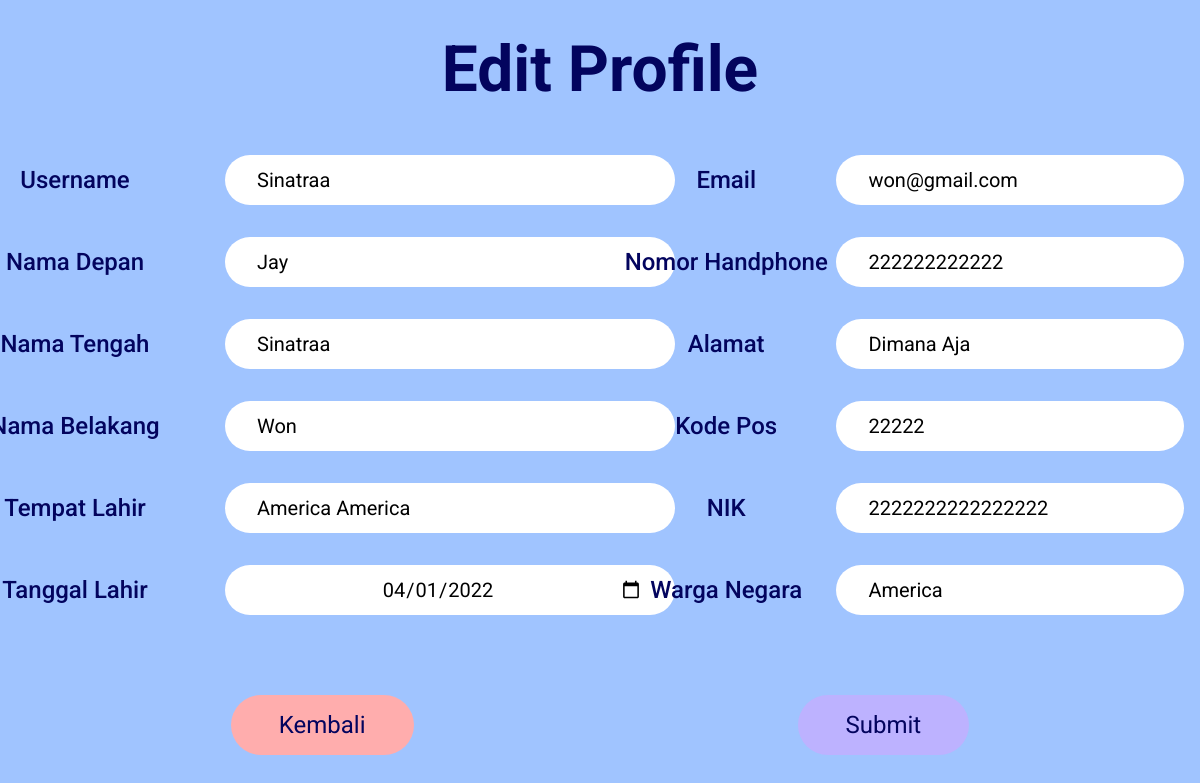
The page /profileedit.php (signed in) on the database as committed earlier.
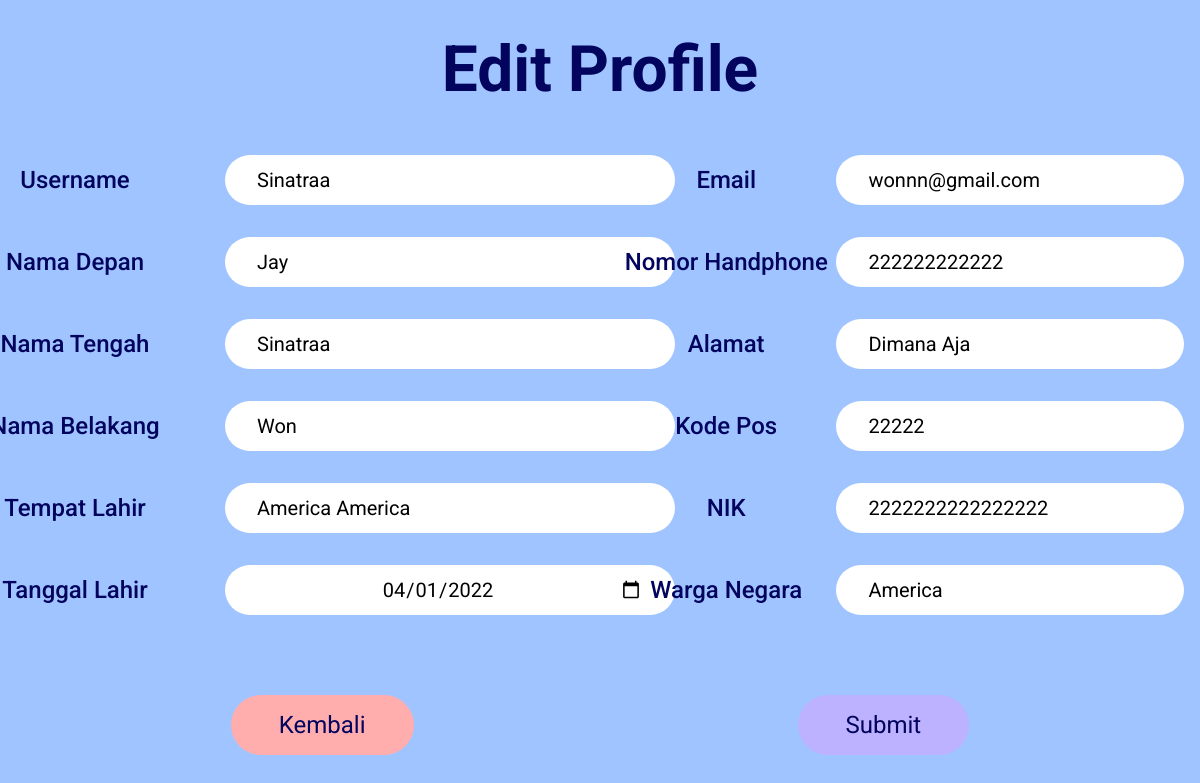
The same page on the database as committed later.
### tables this page shows
CREATE TABLE `user` (
  `nd` varchar(100) NOT NULL,
  `nt` varchar(100) NOT NULL,
  `nb` varchar(100) NOT NULL,
  `tl` varchar(100) NOT NULL,
  `tgl` date NOT NULL,
  `nik` char(16) NOT NULL,
  `wn` varchar(100) NOT NULL,
  `em` varchar(100) NOT NULL,
  `nh` char(12) NOT NULL,
  `al` varchar(300) NOT NULL,
  `kp` char(5) NOT NULL,
  `us` varchar(100) NOT NULL,
  `pw` varchar(100) NOT NULL,
  `fp` varchar(500) NOT NULL
);

### profileedit.php (the view, shortened to what this page needs)
<?php
include "config.php";
$sql = "SELECT * FROM keuangan.user WHERE us = '$_SESSION[username]'";
$result = mysqli_query($con, $sql);
$row = mysqli_fetch_assoc($result);
?>
<!DOCTYPE html>
<html lang="en">
<head>
    <link rel="stylesheet" href="./css/style.css">
</head>
<body>
    <div class="edit-profile-content">
        <div class="regis-title">
            <h1>Edit Profile</h1>
        </div>
        <div class="regis-form-wrapper">
            <form action="./profileeditprocess.php" method="post" enctype="multipart/form-data">
                <div class="input-wrapper">
                    <div class="input-left">
                        <div class="input-container">
                            <div class="input-label">Username </div>
                            <input class="input-input" type="text" name="username" value="<?php echo $row['us'] ?>" readonly>
                        </div>
                        <div class="input-container">
                            <div class="input-label">Nama Depan </div>
                            <input class="input-input" type="text" name="namadepan" value="<?php echo $row['nd'] ?>">
                        </div>
                        <div class="input-container">
                            <div class="input-label">Nama Tengah </div>
                            <input class="input-input" type="text" name="namatengah" value="<?php echo $row['nt'] ?>">
                        </div>
                        <div class="input-container">
                            <div class="input-label">Nama Belakang </div>
                            <input class="input-input" type="text" name="namabelakang" value="<?php echo $row['nb'] ?>">
                        </div>
                        <div class="input-container">
                            <div class="input-label">Tempat Lahir </div>
                            <input class="input-input" type="text" name="tempatlahir" value="<?php echo $row['tl'] ?>">
                        </div>
                        <div class="input-container">
                            <div class="input-label">Tanggal Lahir </div>
                            <input class="input-input" type="date" name="tanggallahir" value="<?php echo $row['tgl'] ?>">
                        </div>
                    </div>
                    <div class="input-right">
                        <div class="input-container">
                            <div class="input-label">Email </div>
                            <input class="input-input" type="email" name="email" value="<?php echo $row['em'] ?>">
                        </div>
                        <div class="input-container">
                            <div class="input-label">Nomor Handphone </div>
                            <input class="input-input" type="text" name="nohp" value="<?php echo $row['nh'] ?>">
                        </div>
                        <div class="input-container">
                            <div class="input-label">Alamat </div>
                            <input class="input-input" type="text" name="alamat" value="<?php echo $row['al'] ?>">
                        </div>
                        <div class="input-container">
                            <div class="input-label">Kode Pos </div>
                            <input class="input-input" type="text" name="kodepos" value="<?php echo $row['kp'] ?>">
                        </div>
                        <div class="input-container">
                            <div class="input-label">NIK </div>
                            <input class="input-input" type="text" name="nik" value="<?php echo $row['nik'] ?>">
                        </div>
                        <div class="input-container">
                            <div class="input-label">Warga Negara </div>
                            <input class="input-input" type="text" name="warganegara" value="<?php echo $row['wn'] ?>">
                        </div>
                    </div>
                </div>
                <div class="form-buttons-wrapper">
                    <a class="kembali-button" href="./profile.php">Kembali</a>
                    <input class="submit-button" type="submit" name="edit">
                </div>
            </form>
        </div>
        <div class="regis-error-msg">
        </div>
    </div>
</body>
</html>

### css/style.css (style rules this page uses)
* { font-family: "Roboto", sans-serif; font-size: 16; margin: 0; padding: 0; box-sizing: border-box; }
.regis-title { padding-top: 2rem; padding-bottom: 2rem; }
.regis-title h1 { font-size: 4rem; text-align: center; color: #03045e; }
.regis-form-wrapper { width: 100%; }
.regis-error-msg { padding-top: 3rem; font-size: 1.5rem; font-weight: bolder; color: red; text-align: center; }
.input-wrapper { width: 100%; display: flex; }
.input-left { width: 50%; display: flex; align-items: center; flex-direction: column; }
.input-right { width: 50%; }
.input-container { display: flex; padding: 1rem; }
.input-label { display: flex; justify-content: center; align-items: center; height: 50px; width: 300px; font-size: 1.5rem; font-weight: 500; color: #03045e; }
input[type="text"], input[type="password"], input[type="email"] { width: 450px; height: 50px; font-size: 1.25rem; border-radius: 2rem; padding-left: 2rem; padding-right: 2rem; border: none; }
input[type="date"] { width: 450px; height: 50px; font-size: 1.25rem; border-radius: 2rem; padding-left: 2rem; padding-right: 2rem; border: none; text-align: center; }
.form-buttons-wrapper { padding-top: 4rem; width: 100%; display: flex; justify-content: center; align-items: center; }
.submit-button { margin-left: 12rem; margin-right: 12rem; padding-left: 3rem; padding-right: 3rem; padding-top: 1rem; padding-bottom: 1rem; font-size: 1.5rem; text-decoration: none; color: #03045e; background-color: #bdb2ff; border-radius: 4rem; border: none; }
.kembali-button { margin-left: 12rem; margin-right: 12rem; padding-left: 3rem; padding-right: 3rem; padding-top: 1rem; padding-bottom: 1rem; font-size: 1.5rem; text-decoration: none; color: #03045e; background-color: #ffadad; border-radius: 4rem; border: none; }
.edit-profile-content { width: 100%; height: 1500px; background-color: #a0c4ff; }

Rows that differ between the two databases and show on the page:
changed user "Sinatraa": email "won@gmail.com" → "wonnn@gmail.com"
